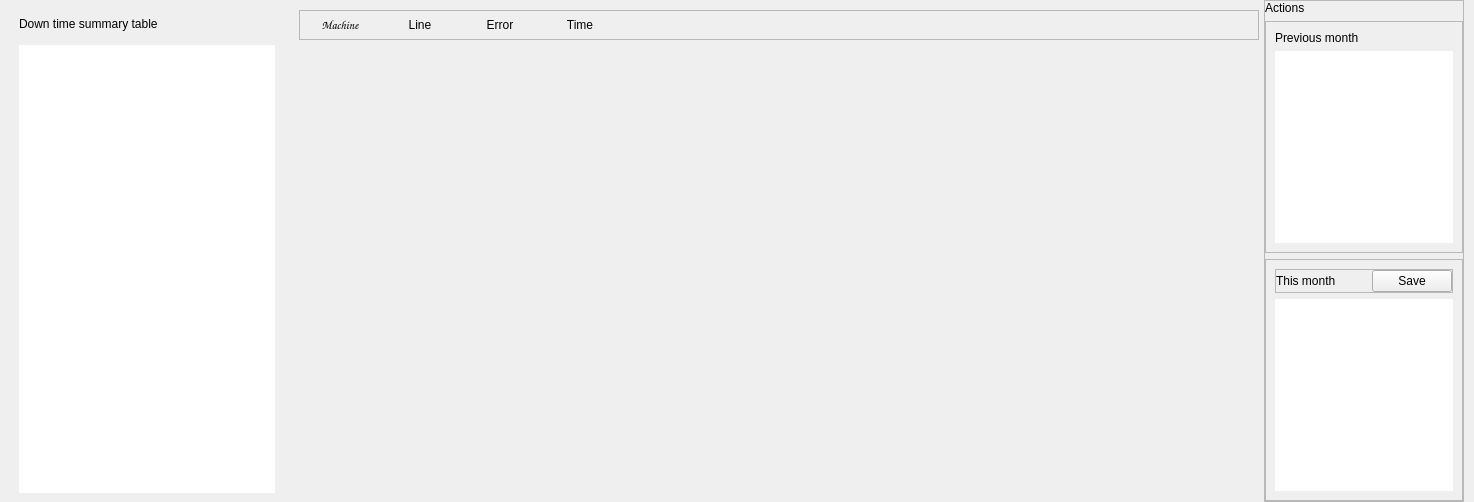
                   <widget class="QFrame" name="frame_75">
                    <property name="frameShape">
                     <enum>QFrame::NoFrame</enum>
                    </property>
                    <layout class="QHBoxLayout" name="horizontalLayout_61">
                     <property name="spacing">
                      <number>5</number>
                     </property>
                     <property name="leftMargin">
                      <number>10</number>
                     </property>
                     <property name="topMargin">
                      <number>0</number>
                     </property>
                     <property name="rightMargin">
                      <number>10</number>
                     </property>
                     <property name="bottomMargin">
                      <number>0</number>
                     </property>
                     <item>
                      <widget class="QFrame" name="frame_82">
                       <property name="maximumSize">
                        <size>
                         <width>400</width>
                         <height>16777215</height>
                        </size>
                       </property>
                       <property name="frameShape">
                        <enum>QFrame::NoFrame</enum>
                       </property>
                       <layout class="QVBoxLayout" name="verticalLayout_47">
                        <item>
                         <widget class="QLabel" name="label_61">
                          <property name="maximumSize">
                           <size>
                            <width>16777215</width>
                            <height>30</height>
                           </size>
                          </property>
                          <property name="text">
                           <string>Down time summary table</string>
                          </property>
                         </widget>
                        </item>
                        <item>
                         <widget class="QTableView" name="DT_table">
                          <property name="sizePolicy">
                           <sizepolicy hsizetype="Minimum" vsizetype="Minimum">
                            <horstretch>0</horstretch>
                            <verstretch>0</verstretch>
                           </sizepolicy>
                          </property>
                          <property name="frameShape">
                           <enum>QFrame::NoFrame</enum>
                          </property>
                          <property name="frameShadow">
                           <enum>QFrame::Raised</enum>
                          </property>
                          <property name="editTriggers">
                           <set>QAbstractItemView::NoEditTriggers</set>
                          </property>
                          <property name="alternatingRowColors">
                           <bool>true</bool>
                          </property>
                          <property name="showGrid">
                           <bool>false</bool>
                          </property>
                          <property name="sortingEnabled">
                           <bool>true</bool>
                          </property>
                          <attribute name="horizontalHeaderVisible">
                           <bool>false</bool>
                          </attribute>
                         </widget>
                        </item>
                       </layout>
                      </widget>
                     </item>
                     <item>
                      <widget class="QFrame" name="frame_83">
                       <property name="frameShape">
                        <enum>QFrame::NoFrame</enum>
                       </property>
                       <layout class="QVBoxLayout" name="verticalLayout_46">
                        <property name="spacing">
                         <number>6</number>
                        </property>
                        <property name="leftMargin">
                         <number>10</number>
                        </property>
                        <property name="topMargin">
                         <number>10</number>
                        </property>
                        <property name="rightMargin">
                         <number>0</number>
                        </property>
                        <property name="bottomMargin">
                         <number>0</number>
                        </property>
                        <item>
                         <widget class="QFrame" name="frame_86">
                          <property name="maximumSize">
                           <size>
                            <width>16777215</width>
                            <height>30</height>
                           </size>
                          </property>
                          <property name="frameShape">
                           <enum>QFrame::StyledPanel</enum>
                          </property>
                          <property name="frameShadow">
                           <enum>QFrame::Raised</enum>
                          </property>
                          <layout class="QHBoxLayout" name="horizontalLayout_64">
                           <property name="spacing">
                            <number>0</number>
                           </property>
                           <property name="leftMargin">
                            <number>0</number>
                           </property>
                           <property name="topMargin">
                            <number>0</number>
                           </property>
                           <property name="rightMargin">
                            <number>0</number>
                           </property>
                           <property name="bottomMargin">
                            <number>0</number>
                           </property>
                           <item>
                            <widget class="QPushButton" name="DT_detail_chart_machine_btn">
                             <property name="font">
                              <font>
                               <family>Comic Sans MS</family>
                              </font>
                             </property>
                             <property name="text">
                              <string>Machine</string>
                             </property>
                             <property name="flat">
                              <bool>true</bool>
                             </property>
                            </widget>
                           </item>
                           <item>
                            <widget class="QPushButton" name="DT_detail_chart_line_btn">
                             <property name="text">
                              <string>Line</string>
                             </property>
                             <property name="flat">
                              <bool>true</bool>
                             </property>
                            </widget>
                           </item>
                           <item>
                            <widget class="QPushButton" name="DT_detail_chart_error_btn">
                             <property name="text">
                              <string>Error</string>
                             </property>
                             <property name="flat">
                              <bool>true</bool>
                             </property>
                            </widget>
                           </item>
                           <item>
                            <widget class="QPushButton" name="DT_detail_chart_time_btn">
                             <property name="text">
                              <string>Time</string>
                             </property>
                             <property name="flat">
                              <bool>true</bool>
                             </property>
                            </widget>
                           </item>
                           <item>
                            <spacer name="horizontalSpacer_2">
                             <property name="orientation">
                              <enum>Qt::Horizontal</enum>
                             </property>
                             <property name="sizeHint" stdset="0">
                              <size>
                               <width>638</width>
                               <height>20</height>
                              </size>
                             </property>
                            </spacer>
                           </item>
                          </layout>
                         </widget>
                        </item>
                        <item>
                         <widget class="QWidget" name="DT_chart_legend" native="true"/>
                        </item>
                        <item>
                         <widget class="QWidget" name="DT_chart" native="true"/>
                        </item>
                       </layout>
                      </widget>
                     </item>
                     <item>
                      <widget class="QFrame" name="frame_94">
                       <property name="maximumSize">
                        <size>
                         <width>200</width>
                         <height>16777215</height>
                        </size>
                       </property>
                       <property name="frameShape">
                        <enum>QFrame::StyledPanel</enum>
                       </property>
                       <property name="frameShadow">
                        <enum>QFrame::Raised</enum>
                       </property>
                       <layout class="QVBoxLayout" name="verticalLayout_83">
                        <property name="leftMargin">
                         <number>0</number>
                        </property>
                        <property name="topMargin">
                         <number>0</number>
                        </property>
                        <property name="rightMargin">
                         <number>0</number>
                        </property>
                        <property name="bottomMargin">
                         <number>0</number>
                        </property>
                        <item>
                         <widget class="QLabel" name="label_95">
                          <property name="text">
                           <string>Actions</string>
                          </property>
                          <property name="alignment">
                           <set>Qt::AlignLeading|Qt::AlignLeft|Qt::AlignVCenter</set>
                          </property>
                         </widget>
                        </item>
                        <item>
                         <widget class="QFrame" name="frame_152">
                          <property name="frameShape">
                           <enum>QFrame::StyledPanel</enum>
                          </property>
                          <property name="frameShadow">
                           <enum>QFrame::Raised</enum>
                          </property>
                          <layout class="QVBoxLayout" name="verticalLayout_85">
                           <item>
                            <widget class="QLabel" name="label_66">
                             <property name="sizePolicy">
                              <sizepolicy hsizetype="Maximum" vsizetype="Maximum">
                               <horstretch>0</horstretch>
                               <verstretch>0</verstretch>
                              </sizepolicy>
                             </property>
                             <property name="maximumSize">
                              <size>
                               <width>16777215</width>
                               <height>30</height>
                              </size>
                             </property>
                             <property name="text">
                              <string>Previous month</string>
                             </property>
                            </widget>
                           </item>
                           <item>
                            <widget class="QTextEdit" name="DT_previous_result">
                             <property name="sizePolicy">
                              <sizepolicy hsizetype="Preferred" vsizetype="Preferred">
                               <horstretch>0</horstretch>
                               <verstretch>0</verstretch>
                              </sizepolicy>
                             </property>
                             <property name="frameShape">
                              <enum>QFrame::NoFrame</enum>
                             </property>
                             <property name="frameShadow">
                              <enum>QFrame::Plain</enum>
                             </property>
                            </widget>
                           </item>
                          </layout>
                         </widget>
                        </item>
                        <item>
                         <widget class="QFrame" name="frame_153">
                          <property name="frameShape">
                           <enum>QFrame::StyledPanel</enum>
                          </property>
                          <property name="frameShadow">
                           <enum>QFrame::Raised</enum>
                          </property>
                          <layout class="QVBoxLayout" name="verticalLayout_48">
                           <item>
                            <widget class="QFrame" name="frame_154">
                             <property name="frameShape">
                              <enum>QFrame::StyledPanel</enum>
                             </property>
                             <property name="frameShadow">
                              <enum>QFrame::Raised</enum>
                             </property>
                             <layout class="QHBoxLayout" name="horizontalLayout_108">
                              <property name="spacing">
                               <number>0</number>
                              </property>
                              <property name="leftMargin">
                               <number>0</number>
                              </property>
                              <property name="topMargin">
                               <number>0</number>
                              </property>
                              <property name="rightMargin">
                               <number>0</number>
                              </property>
                              <property name="bottomMargin">
                               <number>0</number>
                              </property>
                              <item>
                               <widget class="QLabel" name="label_93">
                                <property name="text">
                                 <string>This month</string>
                                </property>
                               </widget>
                              </item>
                              <item>
                               <spacer name="horizontalSpacer_11">
                                <property name="orientation">
                                 <enum>Qt::Horizontal</enum>
                                </property>
                                <property name="sizeHint" stdset="0">
                                 <size>
                                  <width>40</width>
                                  <height>20</height>
                                 </size>
                                </property>
                               </spacer>
                              </item>
                              <item>
                               <widget class="QPushButton" name="DT_action_save_btn">
                                <property name="text">
                                 <string>Save</string>
                                </property>
                               </widget>
                              </item>
                             </layout>
                            </widget>
                           </item>
                           <item>
                            <widget class="QTextEdit" name="DT_current_actions">
                             <property name="sizePolicy">
                              <sizepolicy hsizetype="Preferred" vsizetype="Preferred">
                               <horstretch>0</horstretch>
                               <verstretch>0</verstretch>
                              </sizepolicy>
                             </property>
                             <property name="frameShape">
                              <enum>QFrame::NoFrame</enum>
                             </property>
                             <property name="frameShadow">
                              <enum>QFrame::Plain</enum>
                             </property>
                            </widget>
                           </item>
                          </layout>
                         </widget>
                        </item>
                       </layout>
                      </widget>
                     </item>
                    </layout>
                   </widget>
